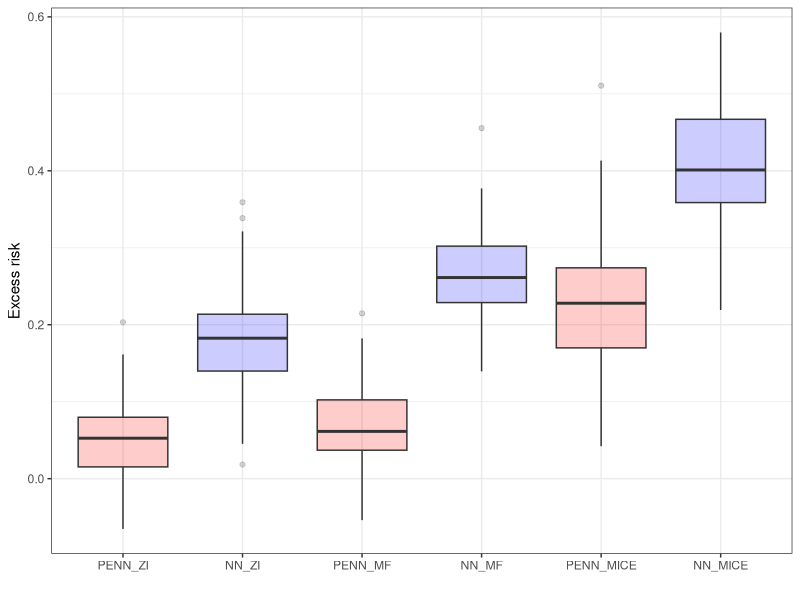

Recreate this plot in R.
library(ggplot2)
library(tidyr)

Excess_Risk = data.frame('PENN_ZI' = c(0.10491247367858891, 0.0040730972290039524, 0.00772268962860112, 0.05676169586181645, 0.019366933822631882, 0.20328004550933843, 0.04493982982635503, 0.030904843330383347, 0.08144433689117436, 0.046100570678710984, 0.001990391731262253, 0.07483823490142827, 0.0068676013946533665, 0.06047554206848149, 0.01488204193115239, 0.07356209945678716, 0.06215841960906987, 0.07905121040344243, 0.05772299957275395, -0.06106548118591304, 0.06906540584564214, -0.006576941490173294, 0.10814185333251958, 0.03500349712371831, 0.05161638450622563, 0.017180635452270554, 0.020141436576843308, 0.14751525115966801, 0.022547676086425827, 0.08938689422607426, 0.06655354690551762, 0.004323794364929245, 0.09525532913208012, 0.07837302875518803, -0.04682652759551997, 0.12001176071166997, 0.06987984371185307, 0.03214879226684575, 0.010968520164489792, -0.01829962539672847, 0.02367420387268071, 0.03994651031494145, 0.015459730148315476, -0.03930239486694331, 0.00854809474945073, 0.09686835002899175, 0.04671950531005864, 0.010619475364685105, 0.033527686119079636, 0.07624764633178716,  -0.045349643707275344, 0.056882574081420945, 0.01893634986877446, 0.038955046653747605, 0.09279604148864751, 0.04285426330566411, 0.01424105358123784, 0.05774076175689702, 0.001718594551086472, 0.06618960094451909, -0.013977692604064895, 0.08098168563842778, -0.006318018913268997, 0.0509702701568604, 0.09680350017547612, 0.09055705261230473, 0.07943124961853032, 0.1072608966827393, -0.06525735664367671, 0.031427933692932175, 0.1137681741714478, 0.06564469528198247, 0.1614673871994019, 0.12108833980560307, 0.055835916519165085, 0.07636721324920659, 0.05706544113159184, 0.06864686203002934, 0.028282835006713913, 0.001977397918701218, 0.011301114082336472, -0.02124898242950435, 0.1274250288009644, 0.09383530807495122, 0.020191027641296433, 0.04463846874237065, 0.03707475852966313, 0.08958573532104497, 0.08754391860961919, 0.1031257648468018, 0.05354507160186772, 0.029917432785034226, 0.01088888835906987, 0.07126171779632573, 0.13735134792327885, 0.10332830142974858, -0.01985900211334224, 0.057880475044250534, 0.06624765586853032, 0.08749134731292729),
                'NN_ZI' = c(0.20104808998107915, 0.18735058498382573, 0.18709702682495122, 0.21299476814270024, 0.13639731597900395, 0.3591208000183106, 0.11767788124084477, 0.11563201141357426, 0.31704445075988774, 0.11479551982879643, 0.12342281532287602, 0.20352776241302495, 0.1492821712493897, 0.2105466861724854, 0.11229760837554936, 0.18642945480346684, 0.1750334043502808, 0.18755836677551274, 0.17035277080535893, 0.018297268867492722, 0.20057149124145512, 0.05347712230682378, 0.23511011791229253, 0.21341450405120854, 0.17707188320159917, 0.16880972576141362, 0.1429873247146607, 0.2594699401855469, 0.17452497673034673, 0.18274338436126714, 0.1779377002716065, 0.1503529090881348, 0.2283750314712525, 0.1806789178848267, 0.07276792716979985, 0.3212356109619141, 0.22708864402771, 0.20204885196685796, 0.1023461360931397, 0.07795686912536626, 0.18523533535003667, 0.19378109169006352, 0.13920219135284428, 0.1563930053710938, 0.0852490205764771, 0.2121427793502808, 0.276949598312378, 0.22932894420623784, 0.12361021232604985, 0.2127582569122315, 0.14103360366821294, 0.1655935783386231, 0.12465019416809087, 0.14003594112396245, 0.23644371223449712, 0.16353900623321538, 0.13378687095642094, 0.2357476491928101, 0.10710413646698003, 0.23249061298370366, 0.18518455219268803, 0.1747871179580689, 0.2135437269210816, 0.16360588264465337, 0.20904584121704106, 0.21402795505523686, 0.19501133155822759, 0.2726826210021973, 0.045263244628906296, 0.1796767253875733, 0.24243266773223882, 0.24066109848022466, 0.3384913940429688, 0.30299396705627446, 0.1749033470153809, 0.16812033843994145, 0.19480700683593755, 0.18230230998992925, 0.13555784416198735, 0.11420161914825444, 0.10857148361206059, 0.14387710285186772, 0.23115117740631108, 0.14783830833435063, 0.22448022556304936, 0.23634512615203862, 0.10571093750000005, 0.18515153121948247, 0.2097013731002808, 0.16779918861389165, 0.13284487915039067, 0.21568734836578374, 0.13098437976837163, 0.22353787612915044, 0.2050988216400147, 0.21695895385742192, 0.051687075614929245, 0.18404550743103032, 0.15531094264984135, 0.306002332687378),
                'PENN_MF' = c(0.055146052360534714, 0.010598494529724167, 0.016219093322753952, 0.05606861305236821, 0.03780658435821538, 0.2148133058547974, 0.051839425086975144, 0.036409928321838425, 0.11775298309326176, 0.04134078216552739, 0.010317637443542527, 0.08562309932708745, 0.019169284820556687, 0.07713551712036137, 0.02174253654479985, 0.09737439346313481, 0.06229241085052495, 0.09603531551361089, 0.04461736869812016, -0.039459751129150344, 0.07431538295745854, -0.013866589546203567, 0.11040194225311284, 0.05144019317626958, 0.1073132295608521, 0.04773433399200444, 0.035628869056701706, 0.16293676090240483, 0.06060178470611577, 0.11011870098114018, 0.06737930965423589, 0.037189437866210984, 0.13721854877471928, 0.08856756877899175, -0.029387639045715286, 0.14639766407012944, 0.10499782752990727, 0.050675346374511765, 0.027378274917602585, -0.026244686126708938, 0.056379272460937546, 0.06468458366394048, 0.044202401161193894, -0.01143162059783931, 0.016510560035705613, 0.10748870563507085, 0.07606680583953862, 0.04337675762176518, 0.05367036056518559, 0.10202462863922124, -0.026941464424133255, 0.07999081802368169, 0.038758232116699265, 0.05987734985351567, 0.09936351966857915, 0.06278140735626225, 0.05290193748474126, 0.052831484794616745, 0.01659281444549565, 0.10418529701232915, -0.012961910247802688, 0.10666997623443608, 0.03041250896453862, 0.05863495063781743, 0.1086647052764893, 0.1260272998809815, 0.1034767169952393, 0.1176291246414185, -0.05386500167846675, 0.034287645339965866, 0.1552096147537232, 0.0879195470809937, 0.1822270889282227, 0.1504660387039185, 0.07449920368194585, 0.1154691715240479, 0.0703484554290772, 0.08015663814544682, 0.06650562477111821, 0.022213294029235886, 0.02788706016540532, -0.0017537336349486843, 0.13504762840271, 0.09758813571929936, 0.039345695495605515, 0.053429438591003464, 0.04448242378234868, 0.09480745983123784, 0.1012707490921021, 0.12479574871063237, 0.06532318782806401, 0.06360931587219243, 0.033188893318176316, 0.057609035491943406, 0.15290970993041997, 0.13189847660064702, -0.01711718845367427, 0.08653671932220464, 0.037215425491333054, 0.10821051788330083),
                'NN_MF' = c(0.2231581945419312, 0.19881017398834233, 0.21604438018798833, 0.3104590911865235, 0.23624785137176518, 0.4555000801086426, 0.23606522274017339, 0.2209444780349732, 0.35644502830505376, 0.21379156303405766, 0.17515678596496587, 0.29333634567260747, 0.1830184001922608, 0.2525538940429688, 0.23343630027771, 0.30229110908508305, 0.25641615581512456, 0.28929157447814946, 0.2670691747665406, 0.20623822402954106, 0.26679213237762456, 0.2025374908447266, 0.3328637619018555, 0.24684341144561772, 0.2701806564331055, 0.23063285541534428, 0.22848482322692876, 0.35147209358215337, 0.26673431587219243, 0.3220450420379639, 0.29637308311462407, 0.21118540954589848, 0.31562466812133794, 0.29861910533905034, 0.22667343807220464, 0.3604630966186524, 0.27927262973785405, 0.23319513988494878, 0.2271855611801148, 0.20897538852691655, 0.22177524757385259, 0.24209137153625493, 0.23213334274291997, 0.21204526615142827, 0.24509902191162114, 0.3429183502197266, 0.2640471000671387, 0.26052947235107426, 0.2409029741287232, 0.3159663219451905, 0.19744749259948735, 0.2836234111785889, 0.25997026157379155, 0.26814849567413335, 0.29990740013122563, 0.2620671529769898, 0.24808783721923833, 0.2595412273406983, 0.18143255901336675, 0.2563416500091553, 0.192426516532898, 0.32990808677673344, 0.2582156200408936, 0.2441637058258057, 0.37100167465209966, 0.3560406703948975, 0.26999314022064214, 0.2851335544586182, 0.13936157417297368, 0.23552425098419194, 0.32673330497741704, 0.28426714134216313, 0.3485750694274903, 0.37711973381042485, 0.2766172428131104, 0.30565066528320317, 0.30990190696716313, 0.2928988475799561, 0.2168197174072266, 0.22550232601165776, 0.22351117324829106, 0.23444135379791264, 0.3174354572296143, 0.29505236339569096, 0.23478276920318608, 0.24601097297668462, 0.2510737915039063, 0.27058334541320805, 0.30952234458923344, 0.3074404735565186, 0.2859445352554322, 0.26756401252746587, 0.22888560485839848, 0.3020557899475098, 0.37638468933105473, 0.3517782230377198, 0.1542642850875855, 0.290951325416565, 0.19930834960937505, 0.318624927520752),
                'PENN_MICE' = c(0.26407535266876225, 0.1552723188400269, 0.21631248188018803, 0.1811965246200562, 0.23834450435638432, 0.3997215766906739, 0.11779124927520757, 0.203689887046814, 0.22868473720550542, 0.29665703964233403, 0.128494574546814, 0.17293734741210942, 0.1535851497650147, 0.17064066123962407, 0.1902386684417725, 0.26899452400207524, 0.16784448814392094, 0.2858144779205323, 0.23448534202575688, 0.1785802383422852, 0.2523773450851441, 0.14949710559844975, 0.3344373245239258, 0.21671385955810551, 0.28626091670989995, 0.13007970046997075, 0.13181801033020024, 0.3486074943542481, 0.1708215017318726, 0.23498852443695073, 0.34687991333007817, 0.1025071878433228, 0.41320724678039555, 0.30633135032653813, 0.1875448961257935, 0.2864983816146851, 0.2242023487091065, 0.16643161964416509, 0.14492578697204594, 0.202591254234314, 0.2728071947097779, 0.3292722244262696, 0.15837533664703374, 0.19066186141967778, 0.307561113357544, 0.232390477180481, 0.22354371738433843, 0.1916279335021973, 0.2588976163864136, 0.2614589471817017,  0.04218883705139165, 0.22788555812835698, 0.10220236968994145, 0.1392060060501099, 0.2672546644210816, 0.26370961856842046, 0.24754233551025395, 0.2509941596984864, 0.24254722785949712, 0.22918243598937993, 0.07317109298706059, 0.21475894641876225, 0.09621997070312505, 0.09073765468597417, 0.18898613643646245, 0.3547446269989014, 0.32113356781005864, 0.10192771148681645, 0.09586174678802495, 0.1915509243011475, 0.3099300403594971, 0.3935789604187012, 0.3604764480590821, 0.22803242397308354, 0.26076932144165044, 0.20528979492187505, 0.3079134960174561, 0.2416281242370606, 0.2861941595077515, 0.20646889400482182, 0.24655993175506596, 0.5105992336273194, 0.29930622768402104, 0.19725961875915532, 0.15861053657531743, 0.21745391082763676, 0.20208592605590825, 0.1285759944915772, 0.22853298377990727, 0.24234183025360112, 0.267851902961731, 0.2783964414596558, 0.1320542831420899, 0.3672587413787842, 0.2624706764221192, 0.27729959678649907, 0.11632163715362553, 0.16001994800567632, 0.22593827438354497, 0.3459257621765137),
                'NN_MICE' = c(0.36305089187622075, 0.322406723022461, 0.42647857856750493, 0.46233744812011723, 0.4720057983398438, 0.5665063400268555, 0.27404375267028813, 0.39310903739929204, 0.41584487152099614, 0.456425859451294, 0.3830973644256592, 0.34182830047607426, 0.29633636665344243, 0.42639036369323735, 0.34771366310119634, 0.44254656028747563, 0.31985111427307134, 0.5770287055969239, 0.42752237510681157, 0.33445615959167485, 0.39279051017761235, 0.4372336406707764, 0.4702813167572022, 0.36898703765869145, 0.5065493125915528, 0.4114567775726319, 0.363711072921753, 0.4940053958892823, 0.37768240165710454, 0.4222642917633057, 0.5330633659362793, 0.22421891880035405, 0.5797502536773682, 0.4784731407165528, 0.4042434234619141, 0.49330325317382817, 0.38615246009826665, 0.32632227134704594, 0.4333276290893555, 0.35740633201599126, 0.3868495960235596, 0.4991030235290528, 0.389134599685669, 0.3820082683563233, 0.3931152362823487, 0.3876130123138428, 0.361107780456543, 0.3668298263549805, 0.43937726211547856, 0.4892217655181885, 0.2616822261810303, 0.5165287990570069, 0.33871026229858403, 0.3742007751464844, 0.4701895256042481, 0.386524154663086, 0.4378096599578858, 0.4909870166778565, 0.34101863098144536, 0.34526105117797856, 0.27415056419372563, 0.422518445968628, 0.2474337358474732, 0.27374751758575444, 0.41058225822448735, 0.49790616226196294, 0.47313995552062993, 0.21912737083435063, 0.2905349273681641, 0.40263481330871587, 0.4712450046539307, 0.5262143154144288, 0.5297650833129883, 0.40408058357238774, 0.474187089920044, 0.3957771797180176, 0.5629217166900635, 0.42008824539184575, 0.38914628219604497, 0.3591234226226807, 0.32760234069824223, 0.3090438385009766, 0.42739911270141606, 0.3839365978240967, 0.3410994548797608, 0.3995582599639893, 0.3638381500244141, 0.4217741031646729, 0.4473754901885987, 0.46990699958801274, 0.40686078262329106, 0.3731736679077149, 0.3120028514862061, 0.548192216873169, 0.44720120620727544, 0.46588273239135747, 0.23891623210906987, 0.33444304656982426, 0.3606612224578858, 0.5177416343688965))

df_long = Excess_Risk %>%
  pivot_longer(cols = everything(), names_to = "Variable", values_to = "Value")
df_long$Variable = factor(df_long$Variable, levels = c('PENN_ZI', 'NN_ZI', 'PENN_MF', 'NN_MF', 'PENN_MICE', 'NN_MICE'))

ggplot(df_long, aes(x=Variable, y=Value, fill=Variable)) + geom_boxplot(alpha=0.2) + 
  xlab("") + ylab("Excess risk") + theme_bw() + theme(legend.position = "none") + 
  scale_fill_manual(values = c('PENN_ZI' = 'red', 'NN_ZI' = 'blue', 'PENN_MF' = 'red', 
                               'NN_MF' = 'blue',  'PENN_MICE' = 'red', 'NN_MICE' = 'blue'))
